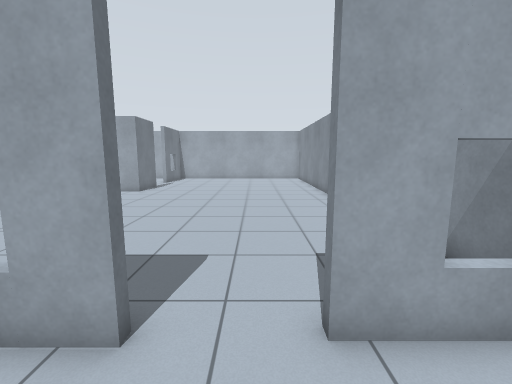
view 1 (above)

16 first-person views from a walk through a robot-simulator world made for Gazebo. The camera is 1.2 m above the floor, tilts 8° down and sees 90° across. The floor is counted in squares, 0.5 m on a side. Each view is taken from the middle of a square. On the plan, view 1 faces up. The plan holds only what a view shows up to about 17 squares ahead; the rest is blank.

view 2
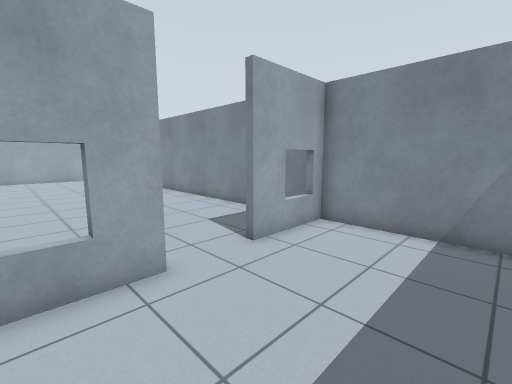

view 3
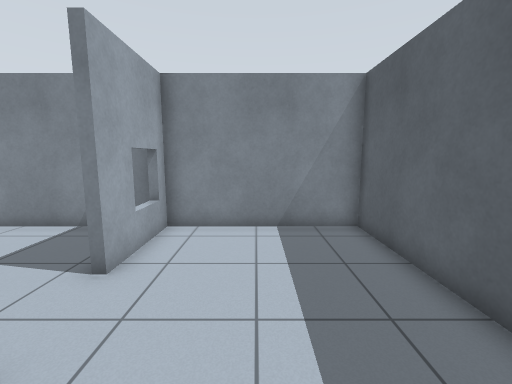

view 4
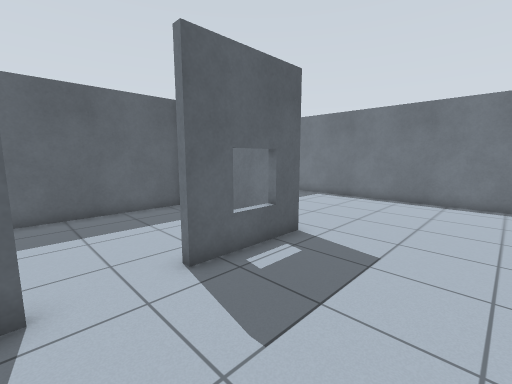

view 5
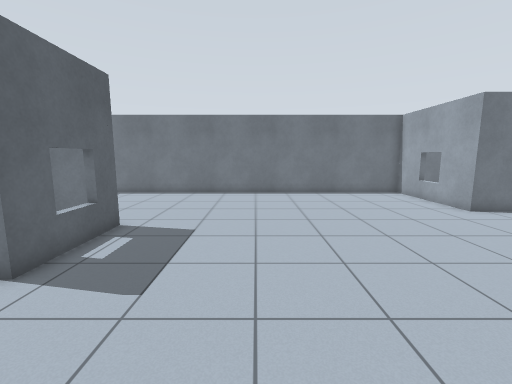

view 6
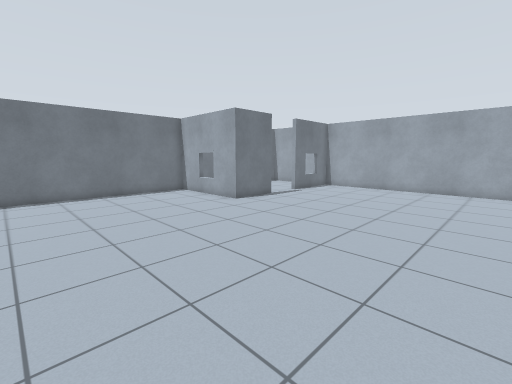

view 7
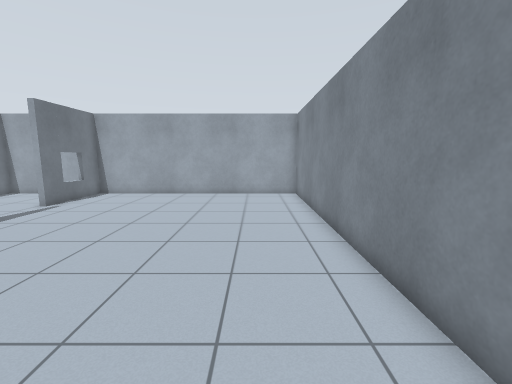

view 8
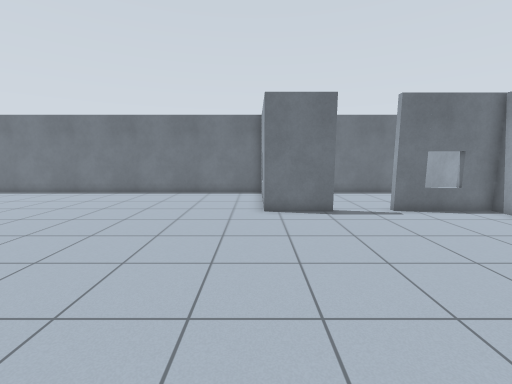

view 9
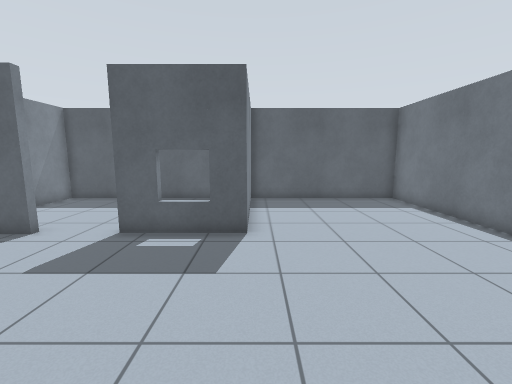

view 10
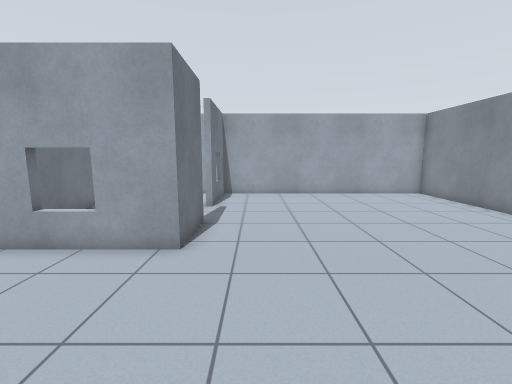

view 11
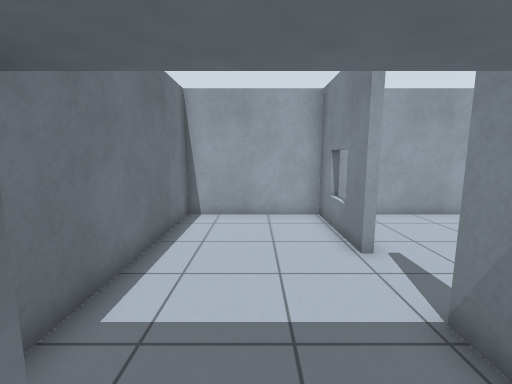

view 12
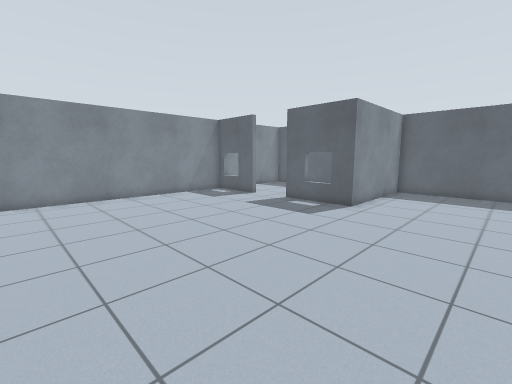

view 13
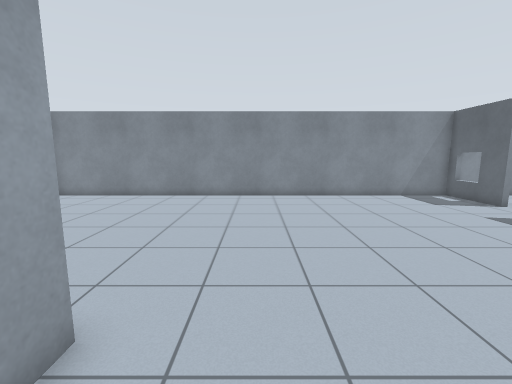

view 14
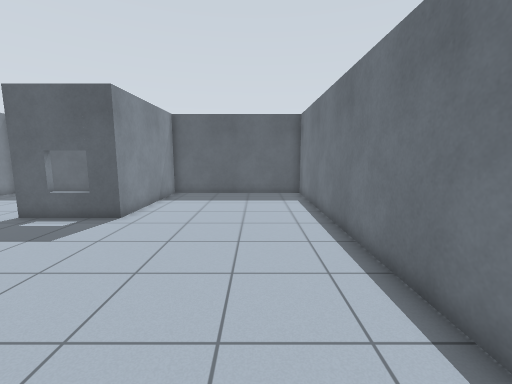

view 15
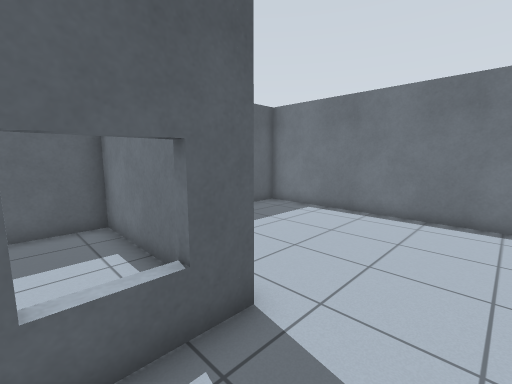

view 16
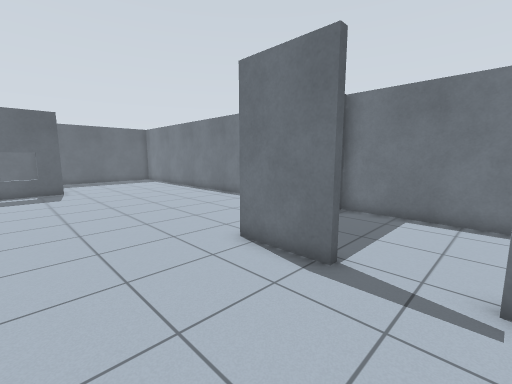

### Floor plan
Key: @ floor where view 1 was taken; # wall or solid block; . floor; = window, fence, low wall or low ledge; T thing the floor can be seen under or through.
Columns run from 14 left of view 1 to 5 right of it. Each row starts with its distance up from view 1.
 28 ####################
 27 #.....#............#
 26 #.....#............#
 25 #.....=............#
 24 #.....#............#
 23 #..................#
 22 #..................#
 21 #..................#
 20 #.....#............#
 19 #.....#............#
 18 ###=###............#
 17 #..................#
 16 #..................#
 15 #..................#
 14 #..................#
 13 #..................#
 12 #..................#
 11 #..................#
 10 #..................#
  9 #..................#
  8 #..................#
  7 #..................#
  6 #..................#
  5 #..................#
  4 #..................#
  3 #........#=TT..##=##
  2 #........#.........#
  1 #........#.........#
  0 #........#....@....#
 -1 #........#.........#
 -2 #........#.........#
 -3 #........#.........#
 -4 ####################

Positions as (right, up) in squares from view 1, and headings:
1: (0, 0), facing up
2: (-4, -2), facing up-right
3: (-4, 0), facing right
4: (1, 8), facing down-left
5: (3, 8), facing left
6: (3, 8), facing up-left
7: (2, 11), facing up
8: (3, 17), facing left
9: (-6, 11), facing down
10: (-6, 11), facing up
11: (-11, 17), facing up
12: (-11, 15), facing down-right
13: (-11, 15), facing right
14: (-11, 13), facing down
15: (-3, 6), facing down-left
16: (-3, 23), facing down-left
